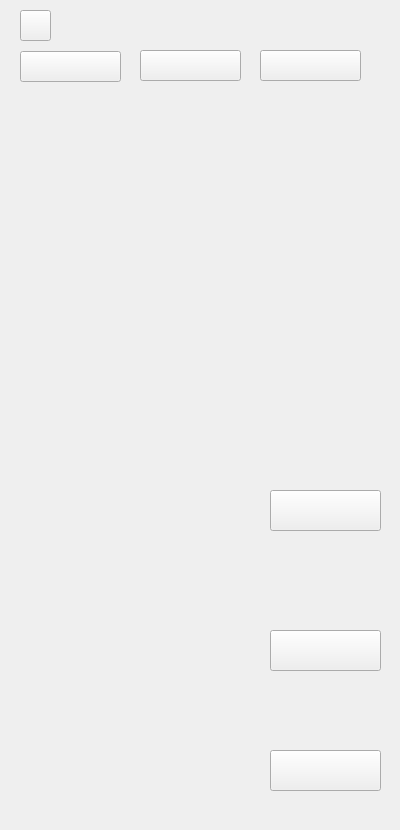
    <widget class="QWidget" name="page_10">
     <widget class="QLabel" name="label_10">
      <property name="geometry">
       <rect>
        <x>0</x>
        <y>0</y>
        <width>391</width>
        <height>821</height>
       </rect>
      </property>
      <property name="text">
       <string/>
      </property>
      <property name="pixmap">
       <pixmap resource="resources.qrc">:/images/images/Alphabetical Order.png</pixmap>
      </property>
     </widget>
     <widget class="QPushButton" name="pushButton_39">
      <property name="geometry">
       <rect>
        <x>20</x>
        <y>10</y>
        <width>31</width>
        <height>31</height>
       </rect>
      </property>
      <property name="text">
       <string/>
      </property>
     </widget>
     <widget class="QPushButton" name="pushButton_44">
      <property name="geometry">
       <rect>
        <x>20</x>
        <y>51</y>
        <width>101</width>
        <height>31</height>
       </rect>
      </property>
      <property name="text">
       <string/>
      </property>
     </widget>
     <widget class="QPushButton" name="pushButton_45">
      <property name="geometry">
       <rect>
        <x>140</x>
        <y>50</y>
        <width>101</width>
        <height>31</height>
       </rect>
      </property>
      <property name="text">
       <string/>
      </property>
     </widget>
     <widget class="QPushButton" name="pushButton_46">
      <property name="geometry">
       <rect>
        <x>260</x>
        <y>50</y>
        <width>101</width>
        <height>31</height>
       </rect>
      </property>
      <property name="text">
       <string/>
      </property>
     </widget>
     <widget class="QPushButton" name="pushButton_170">
      <property name="geometry">
       <rect>
        <x>270</x>
        <y>490</y>
        <width>111</width>
        <height>41</height>
       </rect>
      </property>
      <property name="text">
       <string/>
      </property>
     </widget>
     <widget class="QPushButton" name="pushButton_171">
      <property name="geometry">
       <rect>
        <x>270</x>
        <y>630</y>
        <width>111</width>
        <height>41</height>
       </rect>
      </property>
      <property name="text">
       <string/>
      </property>
     </widget>
     <widget class="QPushButton" name="pushButton_172">
      <property name="geometry">
       <rect>
        <x>270</x>
        <y>750</y>
        <width>111</width>
        <height>41</height>
       </rect>
      </property>
      <property name="text">
       <string/>
      </property>
     </widget>
    </widget>
